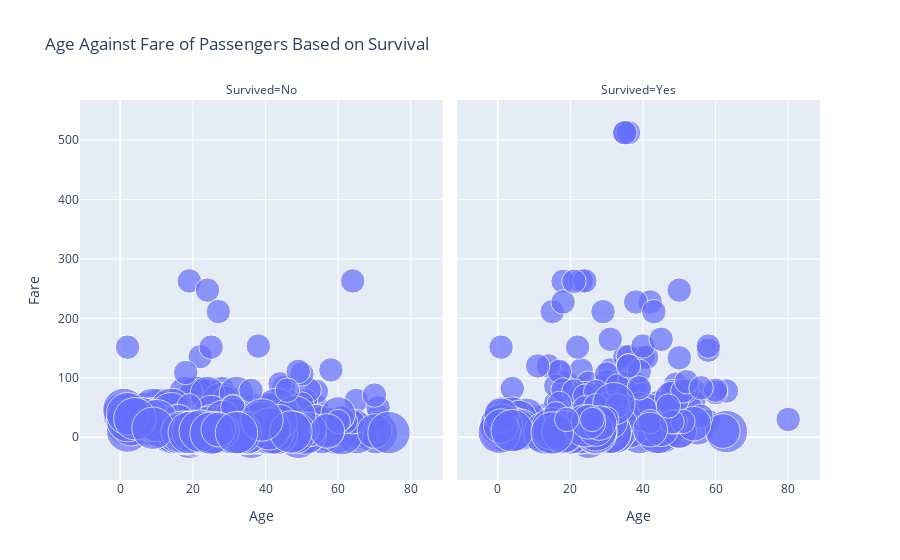

Notebook cell for this chart:
### Markdown cell above
# 7. Plot a bubble plot of the ages to the fare paid by each passenger categorizing whether they survived or not. The size of each bubble should be determined by the passenger class and the name of each individual as the hover name.

### Code cell
fig = px.scatter(df, x="Age", y="Fare",
	         size="Pclass",  facet_col="Survived",
                 hover_name="Name", size_max=30, title="Age Against Fare of Passengers Based on Survival")
fig.show()

### Figure 1 — Plotly figure (JSON) as saved in the notebook; plotly's stock layout.template omitted (floating-point values rounded to 4 significant figures; data arrays with more than 128 entries replaced by an {"elided": "..."} marker saying what was removed)
{"data": [{"hovertemplate": "<b>%{hovertext}</b><br><br>Survived=No<br>Age=%{x}<br>Fare=%{y}<br>Pclass=%{marker.size}<extra></extra>", "hovertext": {"elided": "424 str values"}, "legendgroup": "", "marker": {"color": "#636efa", "size": {"elided": "424 int values"}, "sizemode": "area", "sizeref": 0.003333, "symbol": "circle"}, "mode": "markers", "name": "", "orientation": "v", "showlegend": false, "type": "scatter", "x": {"elided": "424 float values"}, "xaxis": "x", "y": {"elided": "424 float values"}, "yaxis": "y"}, {"hovertemplate": "<b>%{hovertext}</b><br><br>Survived=Yes<br>Age=%{x}<br>Fare=%{y}<br>Pclass=%{marker.size}<extra></extra>", "hovertext": {"elided": "288 str values"}, "legendgroup": "", "marker": {"color": "#636efa", "size": {"elided": "288 int values"}, "sizemode": "area", "sizeref": 0.003333, "symbol": "circle"}, "mode": "markers", "name": "", "orientation": "v", "showlegend": false, "type": "scatter", "x": {"elided": "288 float values"}, "xaxis": "x2", "y": {"elided": "288 float values"}, "yaxis": "y2"}], "layout": {"annotations": [{"font": {}, "showarrow": false, "text": "Survived=No", "x": 0.245, "xanchor": "center", "xref": "paper", "y": 1, "yanchor": "bottom", "yref": "paper"}, {"font": {}, "showarrow": false, "text": "Survived=Yes", "x": 0.755, "xanchor": "center", "xref": "paper", "y": 1, "yanchor": "bottom", "yref": "paper"}], "legend": {"itemsizing": "constant", "tracegroupgap": 0}, "title": {"text": "Age Against Fare of Passengers Based on Survival"}, "xaxis": {"anchor": "y", "domain": [0, 0.49], "title": {"text": "Age"}}, "xaxis2": {"anchor": "y2", "domain": [0.51, 1], "matches": "x", "title": {"text": "Age"}}, "yaxis": {"anchor": "x", "domain": [0, 1], "title": {"text": "Fare"}}, "yaxis2": {"anchor": "x2", "domain": [0, 1], "matches": "y", "showticklabels": false}}}
